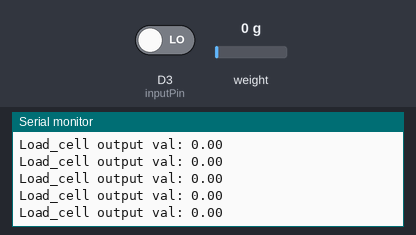
The sketch below on a simulated Arduino MKR. Parts: the last lines printed to the serial monitor. The inputs (shaded band) are chosen by the test bench; at power-on: weight on the scale 0 g, D3 (inputPin) LOW. WiFi joins after 1.5 s; servers stay silent unless stated.

Above: at 5.1 s.
5.2 s: weight on the scale set to 100 g
At 5.34 s:
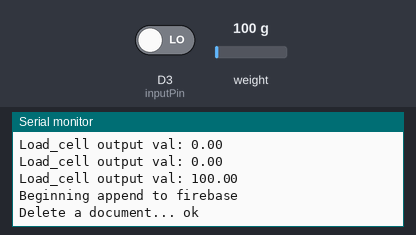
6.7 s: weight on the scale set to 1250 g
At 6.79 s:
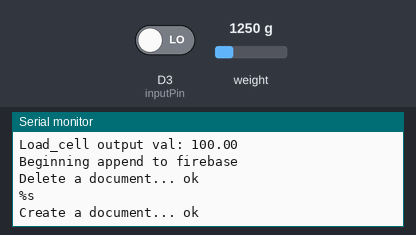
Timing chart, 0 to 9.7 s (numbered marks = the images above; inputs shaded):
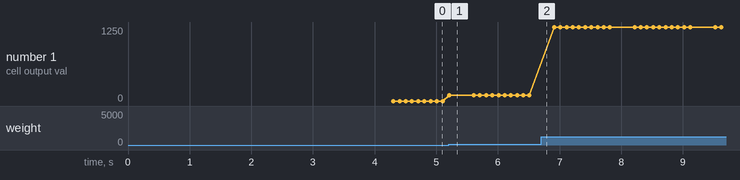

Measured:
- after the input at 5.2 s, the serial monitor: prints a new line at once (image 1)
- plotted number 1: 0 → 100 after the input at 5.2 s, 100 → 1250 after the input at 6.7 s

The sketch:

smartWalkerFinalRevisionArduino.ino
```cpp
#include <Arduino.h>


#if defined(ESP32) || defined(ARDUINO_RASPBERRY_PI_PICO_W)
#include <WiFi.h>
#elif defined(ESP8266)
#include <ESP8266WiFi.h>
#elif __has_include(<WiFiNINA.h>)
#include <WiFiNINA.h>
#elif __has_include(<WiFi101.h>)
#include <WiFi101.h>
#elif __has_include(<WiFiS3.h>)
#include <WiFiS3.h>
#endif

#include <Firebase_ESP_Client.h>
#include <WiFi.h>
#include <WiFiNINA.h>
// Provide the token generation process info.
#include <addons/TokenHelper.h>

/* 1. Define the WiFi credentials */
#define WIFI_SSID "iPhone (23)" //1224 Spring #5
#define WIFI_PASSWORD "smartWalkerHotspot" //doesnotexist

/* 2. Define the API Key */
#define API_KEY "AIzaSyCbNeHuC-QVVm3mW1Lsi4B9YUkXkz6wXJE"

/* 3. Define the project ID */
#define FIREBASE_PROJECT_ID "smartwalker-753cd"

/* 4. Define the user Email and password that alreadey registerd or added in your project */
#define USER_EMAIL "nikhil.chandra2021@gmail.com"
#define USER_PASSWORD "smartWalkerTeam"

// Define Firebase Data object
FirebaseData fbdo;

FirebaseAuth auth;
FirebaseConfig config;

bool taskCompleted = false;

#if defined(ARDUINO_RASPBERRY_PI_PICO_W)
WiFiMulti multi;
#endif


#include <HX711_ADC.h>
#if defined(ESP8266)|| defined(ESP32) || defined(AVR)
#include <EEPROM.h>
#endif

//pins:
const int HX711_dout = 4; //mcu > HX711 dout pin
const int HX711_sck = 5; //mcu > HX711 sck pin
const int inputPin = 3; //hall effect sensor digital read pin

unsigned long time1 = millis();
float circumference = 0.39628;
float numberOfMagnets = 5.0;
float distanceBetweenMagnets = 0.0; //calculated in setup
float calibrationValue = -286.72; //run calibration to retrieve
float pressureValue = 0.0;
float speed = 0.0;
float totalDistanceTraveled = 0.0;
float speedMaxThreshold = 10;
unsigned long lastMagnetTime = millis();
bool justSensed = false;

//HX711 constructor:
HX711_ADC LoadCell(HX711_dout, HX711_sck);

const int calVal_eepromAdress = 0;
unsigned long t = 0;


void setup()
{

    Serial.begin(115200);

#if defined(ARDUINO_RASPBERRY_PI_PICO_W)
    multi.addAP(WIFI_SSID, WIFI_PASSWORD);
    multi.run();
#else
    WiFi.begin(WIFI_SSID, WIFI_PASSWORD);
#endif

    Serial.print("Connecting to Wi-Fi");
    unsigned long ms = millis();
    while (WiFi.status() != WL_CONNECTED)
    {
        Serial.print(".");
        delay(300);
#if defined(ARDUINO_RASPBERRY_PI_PICO_W)
        if (millis() - ms > 10000)
            break;
#endif
    }
    Serial.println();
    Serial.print("Connected with IP: ");
    Serial.println(WiFi.localIP());
    Serial.println();

    Serial.print("Firebase Client v%s\n\n");
    Serial.print(FIREBASE_CLIENT_VERSION);

    /* Assign the api key (required) */
    config.api_key = API_KEY;

    /* Assign the user sign in credentials */
    auth.user.email = USER_EMAIL;
    auth.user.password = USER_PASSWORD;

    // The WiFi credentials are required for Pico W
    // due to it does not have reconnect feature.
#if defined(ARDUINO_RASPBERRY_PI_PICO_W)
    config.wifi.clearAP();
    config.wifi.addAP(WIFI_SSID, WIFI_PASSWORD);
#endif

    /* Assign the callback function for the long running token generation task */
    config.token_status_callback = tokenStatusCallback; // see addons/TokenHelper.h

    // Comment or pass false value when WiFi reconnection will control by your code or third party library e.g. WiFiManager
    Firebase.reconnectNetwork(true);

    // Since v4.4.x, BearSSL engine was used, the SSL buffer need to be set.
    // Large data transmission may require larger RX buffer, otherwise connection issue or data read time out can be occurred.
    fbdo.setBSSLBufferSize(4096 /* Rx buffer size in bytes from 512 - 16384 */, 1024 /* Tx buffer size in bytes from 512 - 16384 */);

    // Limit the size of response payload to be collected in FirebaseData
    fbdo.setResponseSize(2048);

    Firebase.begin(&config, &auth);

    // You can use TCP KeepAlive in FirebaseData object and tracking the server connection status, please read this for detail.
    // https://github.com/mobizt/Firebase-ESP-Client#about-firebasedata-object
    // fbdo.keepAlive(5, 5, 1);

  Serial.println();
  Serial.println("Starting...");

  pinMode(inputPin, INPUT);

  distanceBetweenMagnets = (circumference/numberOfMagnets);

  LoadCell.begin();
  //LoadCell.setReverseOutput(); //uncomment to turn a negative output value to positive
  unsigned long stabilizingtime = 2000; // preciscion right after power-up can be improved by adding a few seconds of stabilizing time
  boolean _tare = true; //set this to false if you don't want tare to be performed in the next step
  LoadCell.start(stabilizingtime, _tare);
  if (LoadCell.getTareTimeoutFlag() || LoadCell.getSignalTimeoutFlag()) {
    Serial.println("Timeout, check MCU>HX711 wiring and pin designations");
    while (1);
  }
  else {
    LoadCell.setCalFactor(calibrationValue); // user set calibration value (float), initial value 1.0 may be used for this sketch
    Serial.println("Startup is complete");
  }
  while (!LoadCell.update());
  //calibrate(); //start calibration procedure
  lastMagnetTime = millis();

}

void loop() {


    //speed and distance

  int magnetPresence = digitalRead(inputPin);
  if (magnetPresence == HIGH) {
    justSensed = false;
  }
  if (!justSensed) {
      if (magnetPresence == LOW) { //magnet just passed by
      Serial.println("Magnet Sensed.");

      unsigned long timeDiff = ((millis() - lastMagnetTime)/500.0);

      if ((distanceBetweenMagnets/timeDiff) < speedMaxThreshold) { //not a fluke
        speed = (distanceBetweenMagnets/timeDiff);
        lastMagnetTime = millis();
        totalDistanceTraveled = (totalDistanceTraveled + distanceBetweenMagnets);
        Serial.print("Speed: ");
        Serial.println(speed);
        Serial.print("Distance: ");
        Serial.println(totalDistanceTraveled);
        justSensed = true;
      }


    }
  }

  //if (totalDistanceTraveled > 200000.0) { //resets the number if it gets too high
    //totalDistanceTraveled = 0.0;
  //}


  //pressure

  static boolean newDataReady = 0;
  // check for new data/start next conversion:
  if (LoadCell.update()) newDataReady = true;
  if (newDataReady) {

      pressureValue = LoadCell.getData();
      Serial.print("Load_cell output val: ");
      Serial.println(pressureValue);
      newDataReady = 0;

  }


    if ((millis() - time1) > 1000.0) {
      Serial.println("Beginning append to firebase");
      if (Firebase.ready() && !taskCompleted)
    {
        taskCompleted = true;

        // For the usage of FirebaseJson, see examples/FirebaseJson/BasicUsage/Create_Edit_Parse/Create_Edit_Parse.ino
        FirebaseJson content;

        // aa is the collection id, bb is the document id in collection aa.
        String documentPath = "smartWalker/realTimeData";

        // If the document path contains space e.g. "a b c/d e f"
        // It should encode the space as %20 then the path will be "a%20b%20c/d%20e%20f"

        content.set("fields/speed/doubleValue", String(speed,6));
        content.set("fields/distance/doubleValue", String(totalDistanceTraveled,6));
        content.set("fields/pressure/doubleValue", String(pressureValue, 6));
        Serial.print("Delete a document... ");

        if (Firebase.Firestore.deleteDocument(&fbdo, FIREBASE_PROJECT_ID, "" /* databaseId can be (default) or empty */, documentPath.c_str())) {
            Serial.print("ok\n%s\n\n");
            Serial.print(fbdo.payload().c_str());
        }
        else {
          Serial.println(fbdo.errorReason());
        }


        Serial.print("Create a document... ");

        if (Firebase.Firestore.createDocument(&fbdo, FIREBASE_PROJECT_ID, "" /* databaseId can be (default) or empty */, documentPath.c_str(), content.raw())) {
          Serial.print("ok\n%s\n\n");
          Serial.print(fbdo.payload().c_str());
        }

        else {
            Serial.println(fbdo.errorReason());
        }
        taskCompleted = false;

    }

      time1 = millis();

    }

    //send all data
    // Firebase.ready() should be called repeatedly to handle authentication tasks.


    delay(100);
}
```
